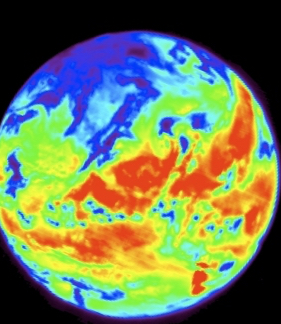
#> input picture test_images/infared.jpeg, 281 x 324 px, found by its file name
$ python ellipRegression.py   (older library calls are emulated)
#> lines starting #> are read from the running program, lines starting #| are printed output that depends on the picture; after the words box and inside, x2 and y2 are one past the last pixel; in counts of white or black regions, pixels touching at a corner belong together
import numpy as np
import matplotlib.pyplot as plt
from scipy.optimize import minimize
import cv2

def ellipse_cost(params, data):
    A, B, C, D, E, F = params
    x, y = data[:, 0], data[:, 1]
    # Compute the value of the ellipse equation for each point
    cost = (A * x**2 + B * x * y + C * y**2 + D * x + E * y + F)**2
    back_end = (int)(cost.size * -.8)
    #back_end = -9
    return np.sum(np.sort(cost)[:back_end])

# Initial guess for parameters
def fit(data):
    initial_params = [1, 0, 1, 0, 0, -1]

    # Fit the ellipse to noisy data using optimization
    result = minimize(ellipse_cost, initial_params, args=(data,))
    fitted_params = result.x

    # Extract fitted parameters
    A, B, C, D, E, F = fitted_params
    return fitted_params

# Generate fitted ellipse points for visualization
def generate_fitted_ellipse(A, B, C, D, E, F, num_points=500):
    """
    Generate points on an ellipse using parametric equations for better performance.

    Parameters:
        A, B, C, D, E, F: Coefficients of the general quadratic ellipse equation.
        num_points: Number of points to generate on the ellipse.

    Returns:
        np.array: Array of shape (num_points, 2) containing (x, y) coordinates of the ellipse.
    """
    # Generate theta values for parametric representation
    theta = np.linspace(0, 2 * np.pi, num_points)

    # Calculate the center of the ellipse using partial derivatives
    x_center = (2 * C * D - B * E) / (B**2 - 4 * A * C)
    y_center = (2 * A * E - B * D) / (B**2 - 4 * A * C)

    # Approximate semi-major and semi-minor axes
    semi_major = np.sqrt(abs(F / A))
    semi_minor = np.sqrt(abs(F / C))

    # Generate points parametrically
    x = x_center + semi_major * np.cos(theta)
    y = y_center + semi_minor * np.sin(theta)


    return plt.plot(x, y, label="Optimized Ellipse", color="red", linewidth=2)

def plot(img):
    points = np.argwhere(img == 255)
    x_coords, y_coords = points[:, 1], points[:, 0]  # Note: Flip row and column for plotting
    x_coords -=130
    y_coords -=170
    data = np.vstack((x_coords, y_coords)).T
    A, B, C, D, E, F = fit(data)

    # Plot the noisy data and fitted ellipse
    #plt.imshow(img, cmap='gray')
    plt.scatter(x_coords, y_coords, color='green', s=.2)
    generate_fitted_ellipse(A, B, C, D, E, F)
    plt.xlabel("X")
    plt.ylabel("Y")
    #plt.axis("equal")
    plt.show()

#path = 'test_images/BlackMarble2016_00066.png'
path = 'test_images/infared.jpeg'
image = cv2.imread(path, 0 )
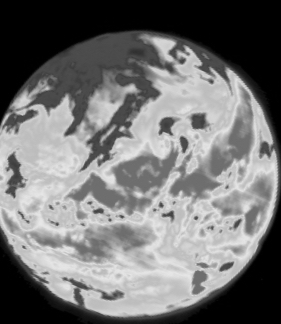
#> image: shape (324, 281); min 0, max 231, mean 116.4
threshold = 10


binary_mask = np.where(image < threshold, 255, 0).astype(np.uint8)
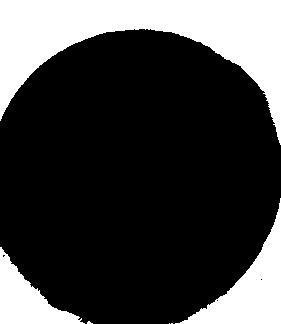
#> binary_mask: shape (324, 281); 25.2% white; 6 white regions (3 under 20 px), largest, box (x1, y1, x2, y2) and area: (0, 0, 281, 145) 15806, (175, 198, 281, 324) 4392, (0, 247, 85, 324) 2759
# Apply Gaussian blur to reduce noise
blurred = cv2.GaussianBlur(binary_mask, (3,3), 0)

# Apply Laplacian of Gaussian
log = cv2.Laplacian(blurred, cv2.CV_64F)
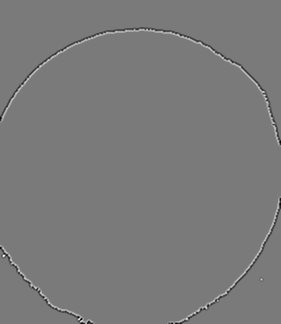
#> log: shape (324, 281) float64; min -175, max 188, mean 0; drawn with min black and max white

# Perform Canny edge detection
canny = cv2.Canny(binary_mask, 100, 200)
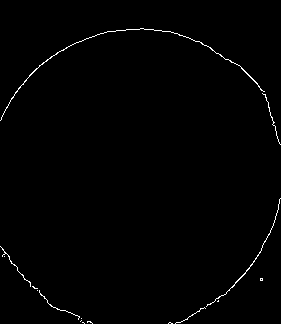
#> canny: shape (324, 281); 0.81% white in thin lines or dots
# Find zero crossings
zero_crossings = np.zeros_like(log)
zero_crossings[:-1, :-1] = np.logical_and(log[:-1, :-1] < 0, log[1:, 1:] > 0) | \
                           np.logical_and(log[:-1, :-1] > 0, log[1:, 1:] < 0)
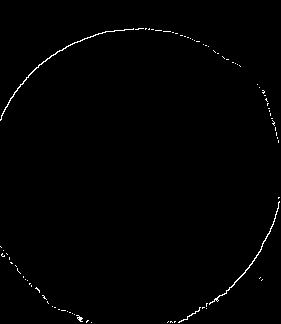
#> zero_crossings: shape (324, 281) float64; values 0 (black) and 1 (white), 0.76% white in thin lines or dots

# Apply thresholding to get strong edges
threshold = 0.1 * np.max(np.abs(log))
#> threshold = 18.8
edges = np.zeros_like(zero_crossings, dtype=np.uint8)
edges[np.abs(log) > threshold] = 255

plot(canny)
#> in plot, `points = np.argwhere(img == 255)`: points = 734 pairs, first value 28 to 323, second value 0 to 280
#> in plot, `x_coords, y_coords = points[:, 1], points[:, 0]`: x_coords = 734 values, max 280 at index 398, min 0 at index 371, mean 152.2; y_coords = 734 values from 28 to 323
#> in plot, `x_coords -=130`: x_coords = 734 values, max 150 at index 398, min -130 at index 371, mean 22.19
#> in plot, `y_coords -=170`: y_coords = 734 values from -142 to 153
#> in plot, `data = np.vstack((x_coords, y_coords)).T`: data = 734 pairs, first value -130 to 150, second value -142 to 153
#> in fit, `result = minimize(ellipse_cost, initial_params, args=(data,))`: result = 10 items
#> in fit, `fitted_params = result.x`: fitted_params = [-0.000188, -2.88e-05, -0.000156, 0.00813, 0.00379, 3.14]
#> in fit, `A, B, C, D, E, F = fitted_params`: A = -0.000188; B = -2.88e-05; C = -0.000156; D = 0.00813; E = 0.00379; F = 3.14
#> in plot, `A, B, C, D, E, F = fit(data)`: A = -0.000188; B = -2.88e-05; C = -0.000156; D = 0.00813; E = 0.00379; F = 3.14
#> in generate_fitted_ellipse, `x_center = (2 * C * D - B * E) / (B**2 - 4 * A * C)`: x_center = 20.87
#> in generate_fitted_ellipse, `y_center = (2 * A * E - B * D) / (B**2 - 4 * A * C)`: y_center = 10.19
#> in generate_fitted_ellipse, `semi_major = np.sqrt(abs(F / A))`: semi_major = 129.3
#> in generate_fitted_ellipse, `semi_minor = np.sqrt(abs(F / C))`: semi_minor = 141.6
#> in generate_fitted_ellipse, `x = x_center + semi_major * np.cos(theta)`: x = 500 values, max 150.1 at index 0, min -108.4 at index 249, mean 21.13
#> in generate_fitted_ellipse, `y = y_center + semi_minor * np.sin(theta)`: y = 500 values, max 151.8 at index 125, min -131.4 at index 374, mean 10.19
#> in plot, `plt.show()`:
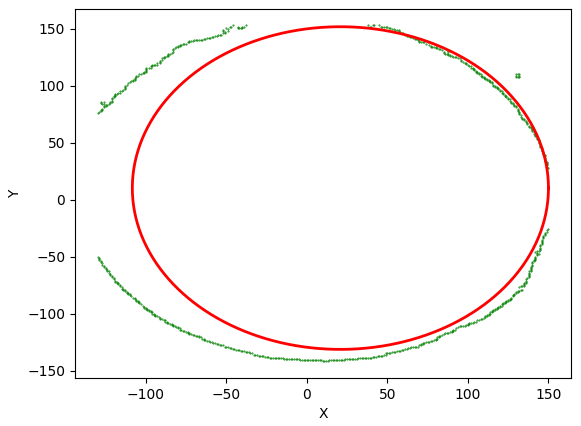
#> figure drawn by matplotlib, 1 panel

$ run again, with test_images/earth.jpg copied over test_images/infared.jpeg
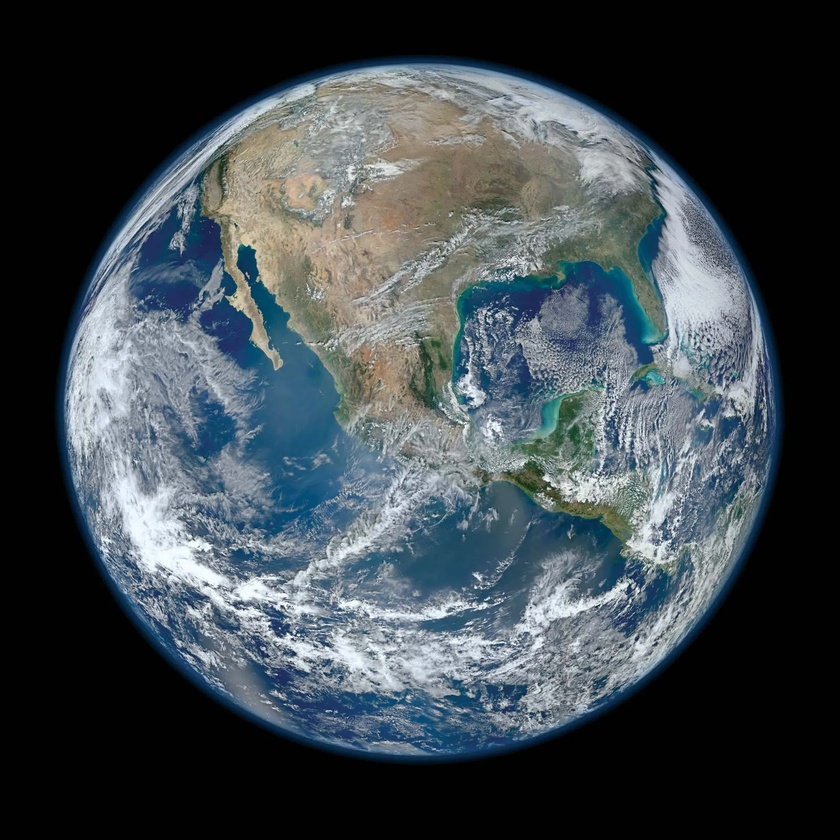
#> input picture test_images/earth.jpg, 840 x 840 px, shrunk from 1600 x 1600 before the run, found by its file name
#> `binary_mask = np.where(image < threshold, 255, 0).astype(np.uint8)`:
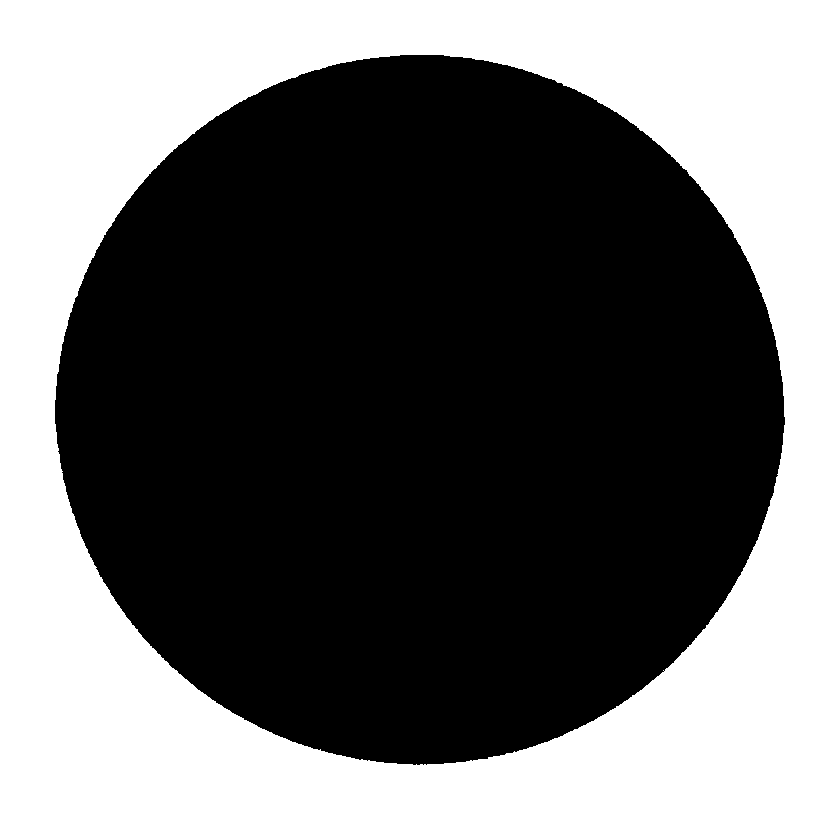
#> binary_mask: shape (840, 840); 42.9% white; 1 white region, box (x1, y1, x2, y2) and area: (0, 0, 840, 840) 302375
#> canny: shape (840, 840); 0.33% white in thin lines or dots, all inside (x1, y1, x2, y2) = (54, 54, 785, 765)
#> threshold = 12.8
#> points = 2337 pairs, first value 54 to 764, second value 54 to 784
#> in plot, `x_coords, y_coords = points[:, 1], points[:, 0]`: x_coords = 2337 values, max 784 at index 1184, min 54 at index 1153, mean 418; y_coords = 2337 values from 54 to 764
#> in plot, `x_coords -=130`: x_coords = 2337 values, max 654 at index 1184, min -76 at index 1153, mean 288
#> in plot, `y_coords -=170`: y_coords = 2337 values from -116 to 594
#> data = 2337 pairs, first value -76 to 654, second value -116 to 594
#> result = 10 items
#> fitted_params = [-0.00218, -0.0227, 0.00776, 15.54, -10.92, 3337.1]
#> in fit, `A, B, C, D, E, F = fitted_params`: A = -0.00218; B = -0.0227; C = 0.00776; D = 15.54; E = -10.92; F = 3337.1
#> in plot, `A, B, C, D, E, F = fit(data)`: A = -0.00218; B = -0.0227; C = 0.00776; D = 15.54; E = -10.92; F = 3337.1
#> x_center = -10.6
#> y_center = 688.2
#> semi_major = 1236.9
#> semi_minor = 655.8
#> x = 500 values, max 1226.3 at index 0, min -1247.4 at index 249, mean -8.13
#> y = 500 values, max 1344 at index 125, min 32.38 at index 374, mean 688.2
#> in plot, `plt.show()`:
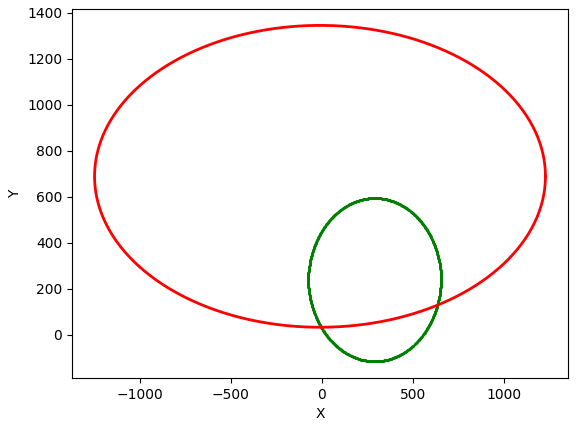
#> figure drawn by matplotlib, 1 panel
